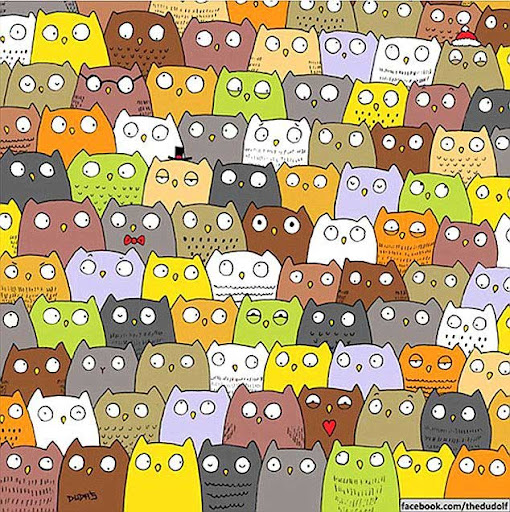
#> input picture Counting_cat/cat.jpg, 510 x 512 px
$ jupyter execute count_cat.ipynb
#> lines starting #> are read from the running program, lines starting #| are printed output that depends on the picture; after the words box and inside, x2 and y2 are one past the last pixel; in counts of white or black regions, pixels touching at a corner belong together
[cell 1]
import cv2
import numpy as np
import matplotlib.pyplot as plt


image_path = "cat.jpg"
image = cv2.imread(image_path, cv2.IMREAD_GRAYSCALE)
#> image: shape (512, 510); min 0, max 255, mean 163.9

edges = cv2.Canny(image, 100, 200)
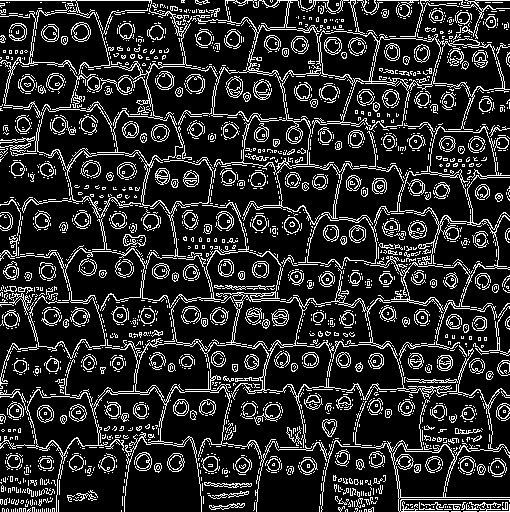
#> edges: shape (512, 510); 16.4% white in thin lines or dots

plt.figure(figsize=(10, 5))
plt.subplot(1, 2, 1)
plt.imshow(image, cmap="gray")
plt.title("Image")
plt.axis("off")

plt.subplot(1, 2, 2)
plt.imshow(edges, cmap="gray")
plt.title("Canny Edge Detection")
plt.axis("off")

plt.show()

[cell 2]
kernel = np.ones((3,3), np.uint8)
edges_dilated = cv2.dilate(edges, kernel, iterations=1)
#> edges_dilated: shape (512, 510); 47.6% white; 158 white regions, largest, box (x1, y1, x2, y2) and area: (0, 0, 510, 512) 89407, (332, 474, 387, 512) 1366, (224, 75, 273, 103) 786

plt.figure(figsize=(5, 5))
plt.imshow(edges_dilated, cmap="gray")
plt.title("Dilation")
plt.axis("off")
plt.show()

[cell 3]
image_rgb = cv2.imread("cat.jpg", cv2.IMREAD_COLOR)
#> image_rgb is the input picture: shape (512, 510, 3); mean B, G, R 116.1, 162.7, 184.5
blue_channel, green_channel, red_channel = cv2.split(image_rgb)
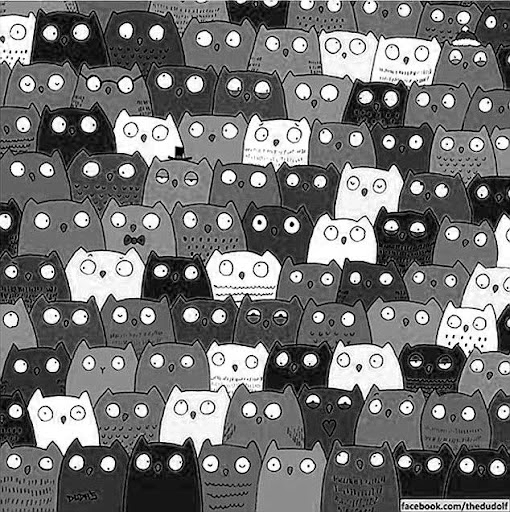
#> blue_channel: shape (512, 510); min 0, max 255, mean 116.1
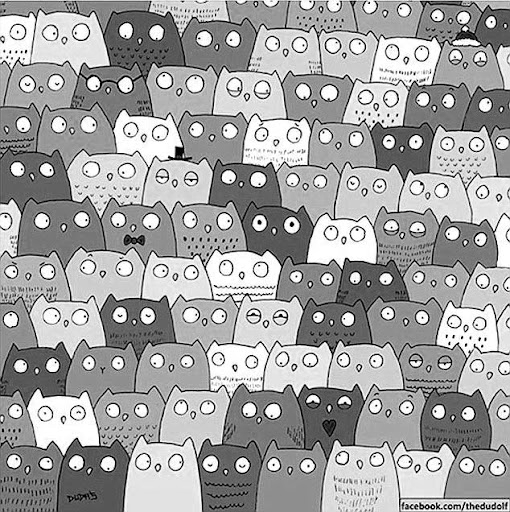
#> green_channel: shape (512, 510); min 0, max 255, mean 162.7
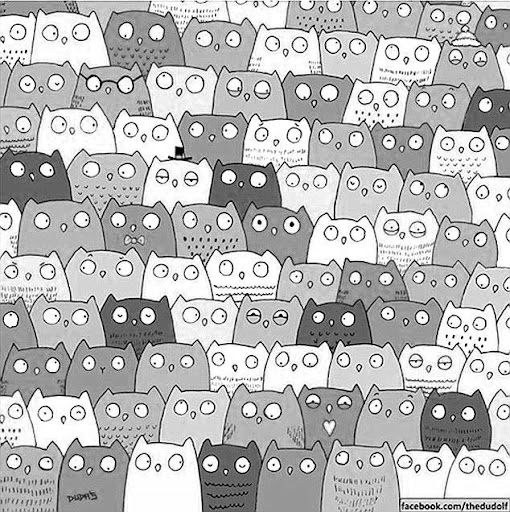
#> red_channel: shape (512, 510); min 0, max 255, mean 184.5

blue_subtract = cv2.subtract(blue_channel, edges_dilated)
green_subtract = cv2.subtract(green_channel, edges_dilated)
red_subtract = cv2.subtract(red_channel, edges_dilated)

image_merged = cv2.merge((blue_subtract, green_subtract, red_subtract))
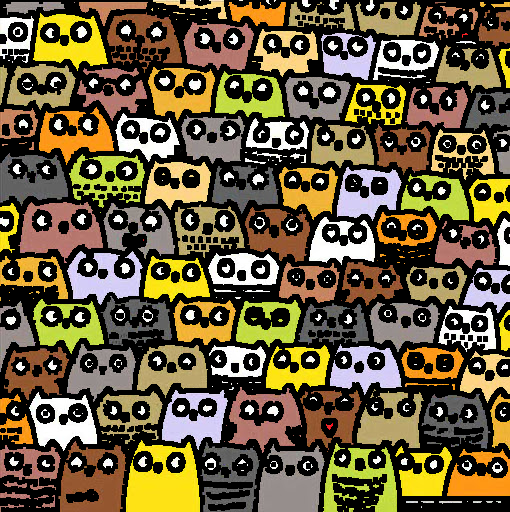
#> image_merged: shape (512, 510, 3); mean B, G, R 61.1, 90.7, 104.1
fig, axs = plt.subplots(1, 3, figsize=(15, 5))

axs[0].imshow(blue_subtract, cmap="gray")
axs[0].set_title("Blue")

axs[1].imshow(green_subtract, cmap="gray")
axs[1].set_title("Green")

axs[2].imshow(red_subtract, cmap="gray")
axs[2].set_title("Red")

for ax in axs:
    ax.axis("off")

[cell 4]
plt.show()
plt.figure(figsize=(5, 5))
plt.imshow(cv2.cvtColor(image_merged, cv2.COLOR_BGR2RGB))
plt.axis("off")
plt.show()

[cell 5]
image_binary = cv2.threshold(cv2.cvtColor(image_merged, cv2.COLOR_BGR2GRAY), 1, 255, cv2.THRESH_BINARY_INV)[1]
#> image_binary: shape (512, 510); 47.6% white; 158 white regions, largest, box (x1, y1, x2, y2) and area: (0, 0, 510, 512) 89416, (332, 474, 387, 512) 1366, (224, 75, 273, 103) 786

plt.figure(figsize=(5, 5))
plt.imshow(image_binary, cmap="gray")
plt.axis("off")
plt.show()

[cell 6]
num_labels, labels, stats, _ = cv2.connectedComponentsWithStats(image_binary, connectivity=8)
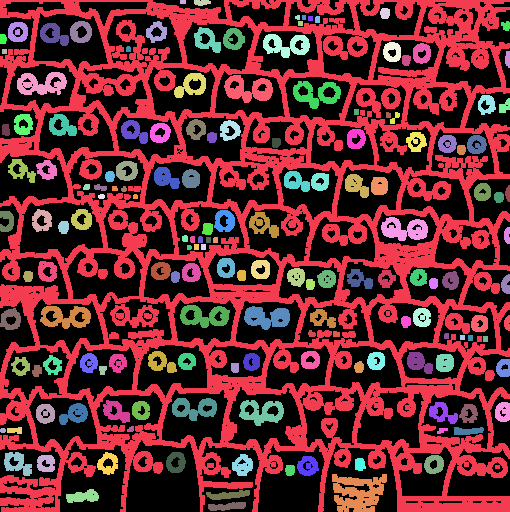
#> labels: shape (512, 510) int32; 159 distinct labels, from 0 to 158; one colour per label, 0 black
#> num_labels = 159; stats = 159 rows, first 6: [0, 0, 510, 512, 136766], [0, 0, 510, 512, 89416], [180, 0, 6, 4, 24], [194, 0, 17, 6, 82], [380, 8, 10, 11, 95], [295, 15, 5, 5, 21]

area_threshold = 120
large_black_regions = sum(1 for stat in stats if stat[cv2.CC_STAT_AREA] > area_threshold)
#> large_black_regions = 94

large_black_regions
#> Out = 94

[cell 7]
_, binary = cv2.threshold(image_binary, 50, 255, cv2.THRESH_BINARY_INV)

dist_transform = cv2.distanceTransform(binary, cv2.DIST_L2, 5)
_, sure_fg = cv2.threshold(dist_transform, 0.4 * dist_transform.max(), 255, 0)
#> sure_fg: shape (512, 510) float32; 0.7% white; 2 white regions, box (x1, y1, x2, y2) and area: (140, 486, 186, 512) 1113, (272, 488, 305, 512) 713

sure_fg = np.uint8(sure_fg)
unknown = cv2.subtract(binary, sure_fg)
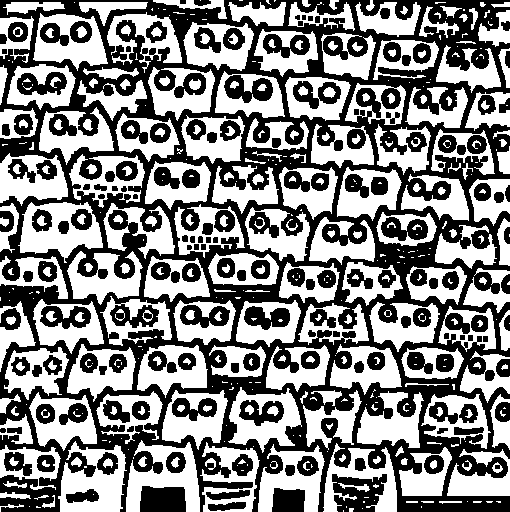
#> unknown: shape (512, 510); 51.7% white; 160 black regions, largest, box (x1, y1, x2, y2) and area: (0, 0, 510, 512) 89416, (332, 474, 387, 512) 1366, (140, 486, 186, 512) 1113

markers = cv2.connectedComponents(sure_fg)[1]
#> markers: shape (512, 510) int32; 3 distinct labels, from 0 to 2
markers = markers + 1
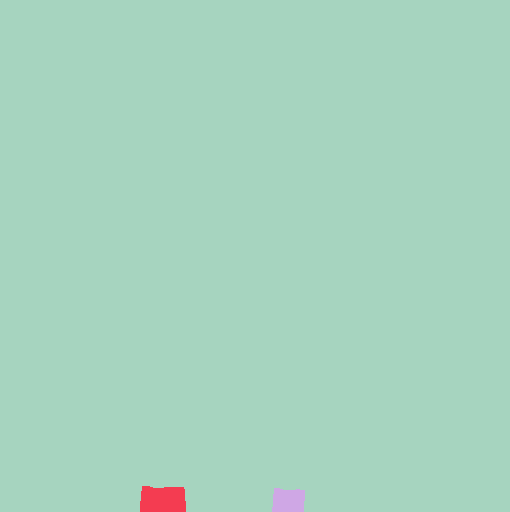
#> markers: shape (512, 510) int32; 3 distinct labels, from 1 to 3; one colour per label, 0 black
markers[unknown == 255] = 0
#> markers: shape (512, 510) int32; 4 distinct labels, from 0 to 3

image_color = cv2.cvtColor(image_binary, cv2.COLOR_GRAY2BGR)
cv2.watershed(image_color, markers)
image_color[markers == -1] = [0, 255, 0]
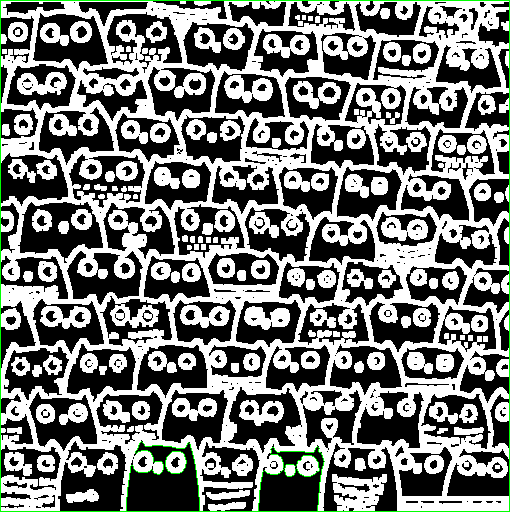
#> image_color: shape (512, 510, 3); mean B, G, R 120.4, 123, 120.4
num_owls = len(np.unique(markers)) - 2
#> num_owls = 2
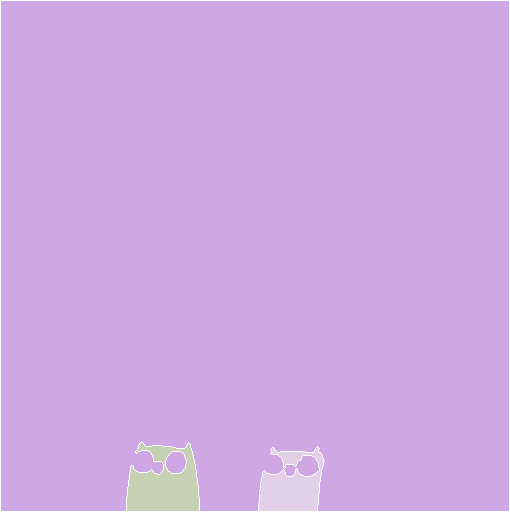
#> markers: shape (512, 510) int32; 4 distinct labels, from -1 to 3; one colour per label, 0 black, -1 white

plt.figure(figsize=(10,5))
plt.imshow(image_color)
plt.title(f"Number of cats detected: {large_black_regions}")
plt.axis("off")
plt.show()

large_black_regions
#> Out = 94
